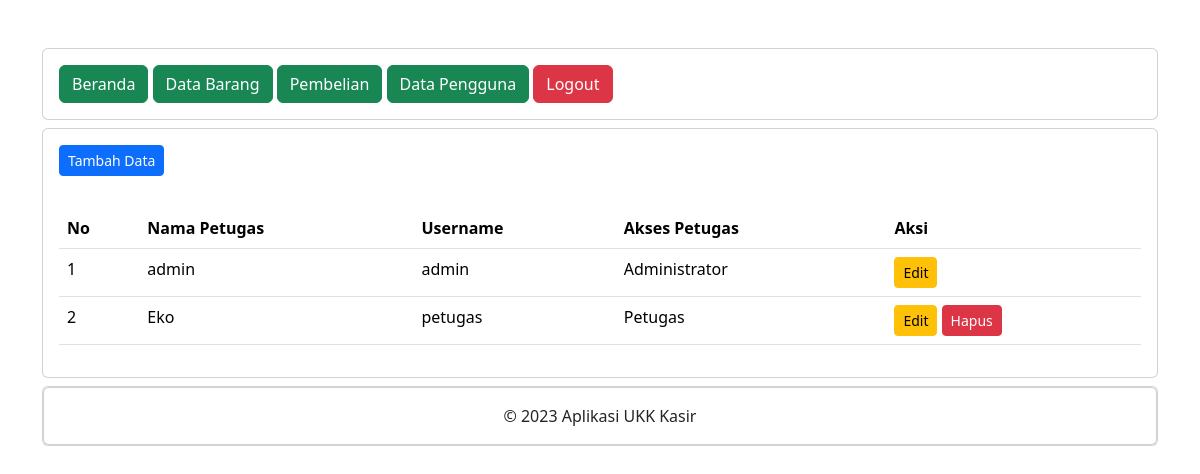
The page /administrator/data_pengguna.php (signed in) on the database its author committed.
### tables this page shows
CREATE TABLE `petugas` (
  `id_petugas` int(11) NOT NULL,
  `nama_petugas` varchar(255) NOT NULL,
  `username` text NOT NULL,
  `password` text NOT NULL,
  `level` int(11) NOT NULL
);

### administrator/data_pengguna.php (the view, shortened to what this page needs)
<?php
include "header.php";
include "navbar.php";
?>
<div class="card mt-2">
    <div class="card-body">
        <button type="button" class="btn btn-primary btn-sm" data-bs-toggle="modal" data-bs-target="#tambah-data">
            Tambah Data
        </button>
    </div>
    <div class="card-body">
        <table class="table">
            <thead>
                <tr>
                    <th>No</th>
                    <th>Nama Petugas</th>
                    <th>Username</th>
                    <th>Akses Petugas</th>
                    <th>Aksi</th>
                </tr>
            </thead>
            <tbody>
                <?php
                include '../koneksi.php';
                $no =1;
                $data = mysqli_query($koneksi,"select * from petugas");
                while($d = mysqli_fetch_array($data)){
                    ?>
                <tr>
                    <td><?php echo $no++; ?></td>
                    <td><?php echo $d['nama_petugas']; ?></td>
                    <td><?php echo $d['username']; ?></td>
                <td>
                    <?php
                    if ($d['level'] == '1') { ?>
                            Administrator
                            <?php } else { ?>
                                Petugas
                                <?php } ?>
                </td>
                <td>
                <button type="button" class="btn btn-warning btn-sm" data-bs-toggle="modal" data-bs-target="#edit-data<?php echo $d['id_petugas']; ?>">
                    Edit
                    </button>
                    <?php
                    if ($d['level'] == $_SESSION['level']) { ?>
                    <?php } else { ?>
                    <button type="button" class="btn btn-danger btn-sm" data-bs-toggle="modal" data-bs-target="#hapus-data<?php echo $d['id_petugas']; ?>">
                    Hapus
                    </button>
                    <?php } ?>
                </td>
                </tr>
            <?php } ?>
            </tbody>
        </table>
    </div>
</div>
            <?php
            include "footer.php";
            ?>

### rows shown on the page
petugas: nama_petugas "admin", username "admin", level "Administrator"
petugas: nama_petugas "Eko", username "petugas", level "Petugas"
